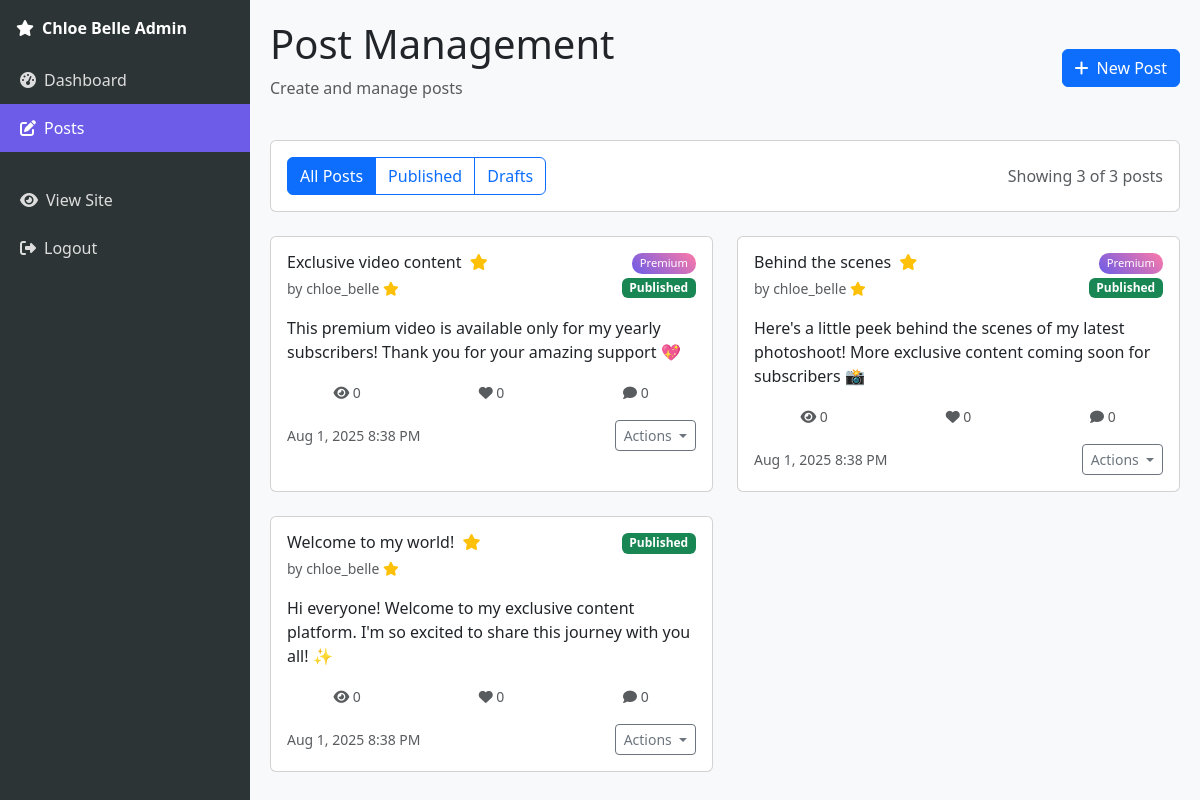
Screenshot of /admin/posts.php (signed in) with the database file from the repository.
### tables this page shows
CREATE TABLE `posts` (
  `id` int(11) NOT NULL AUTO_INCREMENT,
  `user_id` int(11) NOT NULL,
  `title` varchar(255) DEFAULT NULL,
  `content` text,
  `media_type` enum('none','image','video','gallery') NOT NULL DEFAULT 'none',
  `media_url` varchar(500) DEFAULT NULL,
  `thumbnail_url` varchar(500) DEFAULT NULL,
  `media_metadata` json DEFAULT NULL,
  `is_premium` tinyint(1) NOT NULL DEFAULT 0,
  `is_blurred` tinyint(1) NOT NULL DEFAULT 0,
  `subscription_required` enum('none','monthly','yearly','lifetime') NOT NULL DEFAULT 'none',
  `one_time_price` decimal(10,2) DEFAULT NULL,
  `currency` varchar(3) NOT NULL DEFAULT 'GBP',
  `views` int(11) NOT NULL DEFAULT 0,
  `likes` int(11) NOT NULL DEFAULT 0,
  `comments_count` int(11) NOT NULL DEFAULT 0,
  `status` enum('draft','published','archived','deleted') NOT NULL DEFAULT 'draft',
  `scheduled_at` datetime DEFAULT NULL,
  `tags` json DEFAULT NULL,
  `seo_title` varchar(255) DEFAULT NULL,
  `seo_description` text DEFAULT NULL,
  `featured` tinyint(1) NOT NULL DEFAULT 0,
  `featured_order` int(11) DEFAULT NULL,
  `created_at` timestamp NOT NULL DEFAULT CURRENT_TIMESTAMP,
  `updated_at` timestamp NOT NULL DEFAULT CURRENT_TIMESTAMP ON UPDATE CURRENT_TIMESTAMP,
  PRIMARY KEY (`id`),
  KEY `idx_user_id` (`user_id`),
  KEY `idx_status` (`status`),
  KEY `idx_premium` (`is_premium`),
  KEY `idx_featured` (`featured`),
  KEY `idx_created` (`created_at`),
  KEY `idx_scheduled` (`scheduled_at`),
  CONSTRAINT `fk_posts_user` FOREIGN KEY (`user_id`) REFERENCES `users` (`id`) ON DELETE CASCADE
);

CREATE TABLE `users` (
  `id` int(11) NOT NULL AUTO_INCREMENT,
  `username` varchar(50) NOT NULL UNIQUE,
  `email` varchar(100) NOT NULL UNIQUE,
  `password` varchar(255) NOT NULL,
  `first_name` varchar(50) DEFAULT NULL,
  `last_name` varchar(50) DEFAULT NULL,
  `avatar` varchar(255) DEFAULT NULL,
  `role` enum('admin','moderator','user','chloe') NOT NULL DEFAULT 'user',
  `status` enum('active','inactive','banned','pending') NOT NULL DEFAULT 'pending',
  `email_verified` tinyint(1) NOT NULL DEFAULT 0,
  `email_verification_token` varchar(255) DEFAULT NULL,
  `password_reset_token` varchar(255) DEFAULT NULL,
  `password_reset_expires` datetime DEFAULT NULL,
  `last_login` datetime DEFAULT NULL,
  `login_attempts` int(11) NOT NULL DEFAULT 0,
  `locked_until` datetime DEFAULT NULL,
  `subscription_status` enum('none','monthly','yearly','lifetime') NOT NULL DEFAULT 'none',
  `subscription_expires` datetime DEFAULT NULL,
  `subscription_id` varchar(100) DEFAULT NULL,
  `payment_customer_id` varchar(100) DEFAULT NULL,
  `language` varchar(5) NOT NULL DEFAULT 'en',
  `currency` varchar(3) NOT NULL DEFAULT 'GBP',
  `timezone` varchar(50) NOT NULL DEFAULT 'Europe/London',
  `notifications_enabled` tinyint(1) NOT NULL DEFAULT 1,
  `two_factor_enabled` tinyint(1) NOT NULL DEFAULT 0,
  `two_factor_secret` varchar(255) DEFAULT NULL,
  `created_at` timestamp NOT NULL DEFAULT CURRENT_TIMESTAMP,
  `updated_at` timestamp NOT NULL DEFAULT CURRENT_TIMESTAMP ON UPDATE CURRENT_TIMESTAMP,
  PRIMARY KEY (`id`),
  KEY `idx_username` (`username`),
  KEY `idx_email` (`email`),
  KEY `idx_status` (`status`),
  KEY `idx_subscription` (`subscription_status`),
  KEY `idx_created` (`created_at`)
);

### admin/posts.php (the view, shortened to what this page needs)
<?php
$page = max(1, (int)($_GET['page'] ?? 1));
$postsPerPage = 10;
$offset = ($page - 1) * $postsPerPage;
$filter = $_GET['filter'] ?? 'all';
try {
    $pdo = new PDO(
        "mysql:host=" . DB_HOST . ";dbname=" . DB_NAME . ";charset=utf8mb4",
        DB_USER,
        DB_PASS,
        [
            PDO::ATTR_ERRMODE => PDO::ERRMODE_EXCEPTION,
            PDO::ATTR_DEFAULT_FETCH_MODE => PDO::FETCH_ASSOC
        ]
    );
    $whereConditions = [];
    $params = [];
    if ($_SESSION['role'] === 'chloe') {
        $whereConditions[] = "p.user_id = ?";
        $params[] = $_SESSION['user_id'];
    }
    $whereClause = empty($whereConditions) ? '' : 'WHERE ' . implode(' AND ', $whereConditions);
    $countSql = "SELECT COUNT(*) FROM posts p JOIN users u ON p.user_id = u.id $whereClause";
    $countStmt = $pdo->prepare($countSql);
    $countStmt->execute($params);
    $totalPosts = $countStmt->fetchColumn();
    $sql = "
        SELECT p.*, u.username, u.role as user_role
        FROM posts p
        JOIN users u ON p.user_id = u.id
        $whereClause
        ORDER BY p.created_at DESC
        LIMIT $postsPerPage OFFSET $offset
    ";
    $stmt = $pdo->prepare($sql);
    $stmt->execute($params);
    $posts = $stmt->fetchAll();
} catch (Exception $e) {
    $error = "Database error: " . $e->getMessage();
    $posts = [];
    $totalPages = 0;
}
?>
<!DOCTYPE html>
<html lang="en">
<head>
    <link href="https://cdnjs.cloudflare.com/ajax/libs/bootstrap/5.3.2/css/bootstrap.min.css" rel="stylesheet">
    <link href="https://cdnjs.cloudflare.com/ajax/libs/font-awesome/6.4.0/css/all.min.css" rel="stylesheet">
</head>
<body>
    <nav class="sidebar">
        <div class="p-3">
            <a class="navbar-brand" href="index.php">
                <i class="fas fa-star me-2"></i>Chloe Belle Admin
            </a>
        </div>
        <ul class="nav flex-column">
            <li class="nav-item">
                <a class="nav-link" href="index.php">
                    <i class="fas fa-tachometer-alt me-2"></i>Dashboard
                </a>
            </li>
            <li class="nav-item">
                <a class="nav-link active" href="posts.php">
                    <i class="fas fa-edit me-2"></i>Posts
                </a>
            </li>
            <li class="nav-item mt-4">
                <a class="nav-link" href="../feed/index.php">
                    <i class="fas fa-eye me-2"></i>View Site
                </a>
            </li>
            <li class="nav-item">
                <a class="nav-link" href="../auth/logout.php">
                    <i class="fas fa-sign-out-alt me-2"></i>Logout
                </a>
            </li>
        </ul>
    </nav>
    <div class="main-content">
        <div class="d-flex justify-content-between align-items-center mb-4">
            <div>
                <h1>Post Management</h1>
                <p class="text-muted">Create and manage posts</p>
            </div>
            <div class="d-flex gap-2">
                <button class="btn btn-primary" data-bs-toggle="modal" data-bs-target="#createPostModal">
                    <i class="fas fa-plus me-2"></i>New Post
                </button>
            </div>
        </div>
        <div class="card mb-4">
            <div class="card-body">
                <div class="row align-items-center">
                    <div class="col-md-6">
                        <div class="btn-group" role="group">
                            <a href="?filter=all" class="btn btn-<?= $filter === 'all' ? 'primary' : 'outline-primary' ?>">
                                All Posts
                            </a>
                            <a href="?filter=published" class="btn btn-<?= $filter === 'published' ? 'primary' : 'outline-primary' ?>">
                                Published
                            </a>
                            <a href="?filter=draft" class="btn btn-<?= $filter === 'draft' ? 'primary' : 'outline-primary' ?>">
                                Drafts
                            </a>
                        </div>
                    </div>
                    <div class="col-md-6 text-md-end">
                        <span class="text-muted">
                            Showing <?= count($posts) ?> of <?= $totalPosts ?> posts
                        </span>
                    </div>
                </div>
            </div>
        </div>
        <?php if (empty($posts)): ?>
            <div class="card">
                <div class="card-body text-center py-5">
                    <i class="fas fa-edit fa-3x text-muted mb-3"></i>
                    <h5>No posts found</h5>
                    <p class="text-muted">Create your first post to get started!</p>
                    <button class="btn btn-primary" data-bs-toggle="modal" data-bs-target="#createPostModal">
                        <i class="fas fa-plus me-2"></i>Create Post
                    </button>
                </div>
            </div>
        <?php else: ?>
            <div class="row">
                <?php foreach ($posts as $post): ?>
                <div class="col-lg-6 mb-4">
                    <div class="card post-card h-100">
                        <div class="card-body">
                            <div class="d-flex justify-content-between align-items-start mb-3">
                                <div>
                                    <h6 class="card-title mb-1">
                                        <?= $post['title'] ? htmlspecialchars($post['title']) : 'Untitled Post' ?>
                                        <?php if ($post['featured']): ?>
                                            <i class="fas fa-star text-warning ms-1" title="Featured"></i>
                                        <?php endif; ?>
                                    </h6>
                                    <small class="text-muted">
                                        by <?= htmlspecialchars($post['username']) ?>
                                        <?php if ($post['user_role'] === 'chloe'): ?>
                                            <i class="fas fa-star text-warning" title="Chloe Belle"></i>
                                        <?php endif; ?>
                                    </small>
                                </div>
                                <div class="d-flex flex-column align-items-end">
                                    <?php if ($post['is_premium']): ?>
                                        <span class="premium-badge mb-1">Premium</span>
                                    <?php endif; ?>
                                    <span class="badge bg-<?= $post['status'] === 'published' ? 'success' : ($post['status'] === 'draft' ? 'secondary' : 'warning') ?>">
                                        <?= ucfirst($post['status']) ?>
                                    </span>
                                </div>
                            </div>
                            <p class="card-text">
                                <?= nl2br(htmlspecialchars(substr($post['content'], 0, 150))) ?>
                            </p>
                            <div class="row text-center mb-3">
                                <div class="col-4">
                                    <small class="text-muted">
                                        <i class="fas fa-eye"></i> <?= $post['views'] ?>
                                    </small>
                                </div>
                                <div class="col-4">
                                    <small class="text-muted">
                                        <i class="fas fa-heart"></i> <?= $post['likes'] ?>
                                    </small>
                                </div>
                                <div class="col-4">
                                    <small class="text-muted">
                                        <i class="fas fa-comment"></i> <?= $post['comments_count'] ?>
                                    </small>
                                </div>
                            </div>
                            <div class="d-flex justify-content-between align-items-center">
                                <small class="text-muted">
                                    <?= date('M j, Y g:i A', strtotime($post['created_at'])) ?>
                                </small>
                                <div class="dropdown">
                                    <button class="btn btn-sm btn-outline-secondary dropdown-toggle" type="button" data-bs-toggle="dropdown">
                                        Actions
                                    </button>
                                </div>
                            </div>
                        </div>
                    </div>
                </div>
                <?php endforeach; ?>
            </div>
        <?php endif; ?>
    </div>
</body>
</html>

### admin/posts.php (style rules this page uses)
:root { --primary-color: #6c5ce7; --sidebar-bg: #2d3436; --sidebar-text: #ddd; }
body { background: #f8f9fa; }
.sidebar { background: var(--sidebar-bg); min-height: 100vh; width: 250px; position: fixed; top: 0; left: 0; z-index: 1000; color: var(--sidebar-text); }
.sidebar .nav-link { color: var(--sidebar-text); padding: 12px 20px; transition: all 0.3s; }
.sidebar .nav-link:hover, .sidebar .nav-link.active { background: var(--primary-color); color: white; }
.main-content { margin-left: 250px; padding: 20px; }
.navbar-brand { color: white !important; font-weight: bold; }
.post-card { transition: transform 0.2s; }
.premium-badge { background: linear-gradient(45deg, #6c5ce7, #fd79a8); color: white; padding: 2px 8px; border-radius: 10px; font-size: 0.7rem; }

### rows the page displays
posts: title "Exclusive video content", featured 1 (drawn), user.username "chloe_belle", is_premium "Premium", status "Published", content "This premium video is available only for my yearly subscribers! Thank you for your amazing support 💖", views "0", likes "0", comments_count "0", created_at "Aug 1, 2025 8:38 PM"
posts: title "Behind the scenes", featured 1 (drawn), user.username "chloe_belle", is_premium "Premium", status "Published", content "Here's a little peek behind the scenes of my latest photoshoot! More exclusive content coming soon for subscribers 📸", views "0", likes "0", comments_count "0", created_at "Aug 1, 2025 8:38 PM"
posts: title "Welcome to my world!", featured 1 (drawn), user.username "chloe_belle", status "Published", content "Hi everyone! Welcome to my exclusive content platform. I'm so excited to share this journey with you all! ✨", views "0", likes "0", comments_count "0", created_at "Aug 1, 2025 8:38 PM"

### other values shown
count($posts) "3"
$totalPosts "3"
